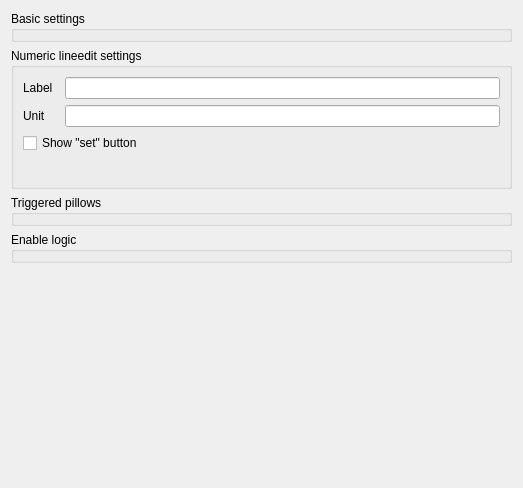
<?xml version="1.0" encoding="UTF-8"?>
<ui version="4.0">
 <class>ILineEdit</class>
 <widget class="QWidget" name="ILineEdit">
  <property name="geometry">
   <rect>
    <x>0</x>
    <y>0</y>
    <width>523</width>
    <height>488</height>
   </rect>
  </property>
  <property name="windowTitle">
   <string>LineEdit preferences</string>
  </property>
  <layout class="QVBoxLayout" name="verticalLayout">
   <item>
    <widget class="GroupBox" name="groupBox">
     <property name="title">
      <string>Basic settings</string>
     </property>
     <property name="template" stdset="0">
      <string>inspector-groupbox-roomandpath</string>
     </property>
    </widget>
   </item>
   <item>
    <widget class="QGroupBox" name="groupBox_4">
     <property name="title">
      <string>Numeric lineedit settings</string>
     </property>
     <layout class="QGridLayout" name="gridLayout">
      <item row="0" column="2">
       <widget class="LineEdit" name="LineEdit">
        <property name="template" stdset="0">
         <string>inspector-label</string>
        </property>
       </widget>
      </item>
      <item row="0" column="0">
       <widget class="QLabel" name="label">
        <property name="text">
         <string>Label</string>
        </property>
       </widget>
      </item>
      <item row="2" column="0">
       <widget class="QLabel" name="label_2">
        <property name="text">
         <string>Unit</string>
        </property>
       </widget>
      </item>
      <item row="2" column="2">
       <widget class="LineEdit" name="LineEdit_2">
        <property name="template" stdset="0">
         <string>inspector-unit</string>
        </property>
       </widget>
      </item>
      <item row="4" column="0" colspan="3">
       <widget class="NumericLineEdit" name="numericLineEdit">
        <property name="template" stdset="0">
         <string>inspector-decimals</string>
        </property>
       </widget>
      </item>
      <item row="3" column="0" colspan="3">
       <widget class="CheckBox" name="checkBox">
        <property name="text">
         <string>Show &quot;set&quot; button</string>
        </property>
        <property name="template" stdset="0">
         <string>inspector-setbutton</string>
        </property>
       </widget>
      </item>
      <item row="5" column="0" colspan="3">
       <widget class="NumericLineEdit" name="numericLineEdit_3">
        <property name="template" stdset="0">
         <string>inspector-minimum</string>
        </property>
       </widget>
      </item>
      <item row="6" column="0" colspan="3">
       <widget class="NumericLineEdit" name="numericLineEdit_2">
        <property name="template" stdset="0">
         <string>inspector-maximum</string>
        </property>
       </widget>
      </item>
      <item row="7" column="0" colspan="3">
       <widget class="NumericLineEdit" name="numericLineEdit_4">
        <property name="template" stdset="0">
         <string>inspector-singlestep</string>
        </property>
       </widget>
      </item>
     </layout>
    </widget>
   </item>
   <item>
    <widget class="GroupBox" name="groupBox_3">
     <property name="title">
      <string>Triggered pillows</string>
     </property>
     <property name="template" stdset="0">
      <string>inspector-groupbox-triggeredpillows</string>
     </property>
    </widget>
   </item>
   <item>
    <widget class="GroupBox" name="groupBox_2">
     <property name="title">
      <string>Enable logic</string>
     </property>
     <property name="template" stdset="0">
      <string>inspector-groupbox-enablelogic</string>
     </property>
    </widget>
   </item>
   <item>
    <spacer name="verticalSpacer">
     <property name="orientation">
      <enum>Qt::Vertical</enum>
     </property>
     <property name="sizeHint" stdset="0">
      <size>
       <width>20</width>
       <height>40</height>
      </size>
     </property>
    </spacer>
   </item>
  </layout>
 </widget>
 <customwidgets>
  <customwidget>
   <class>CheckBox</class>
   <extends>QCheckBox</extends>
   <header>wallaby.frontends.qt.widgets.buttons.checkBox</header>
  </customwidget>
  <customwidget>
   <class>GroupBox</class>
   <extends>QGroupBox</extends>
   <header>wallaby.frontends.qt.widgets.containers.groupBox</header>
  </customwidget>
  <customwidget>
   <class>LineEdit</class>
   <extends>QLineEdit</extends>
   <header>wallaby.frontends.qt.widgets.edits.lineEdit</header>
  </customwidget>
  <customwidget>
   <class>NumericLineEdit</class>
   <extends>QWidget</extends>
   <header>wallaby.frontends.qt.widgets.edits.numericLineEdit</header>
  </customwidget>
 </customwidgets>
 <resources/>
 <connections/>
</ui>
